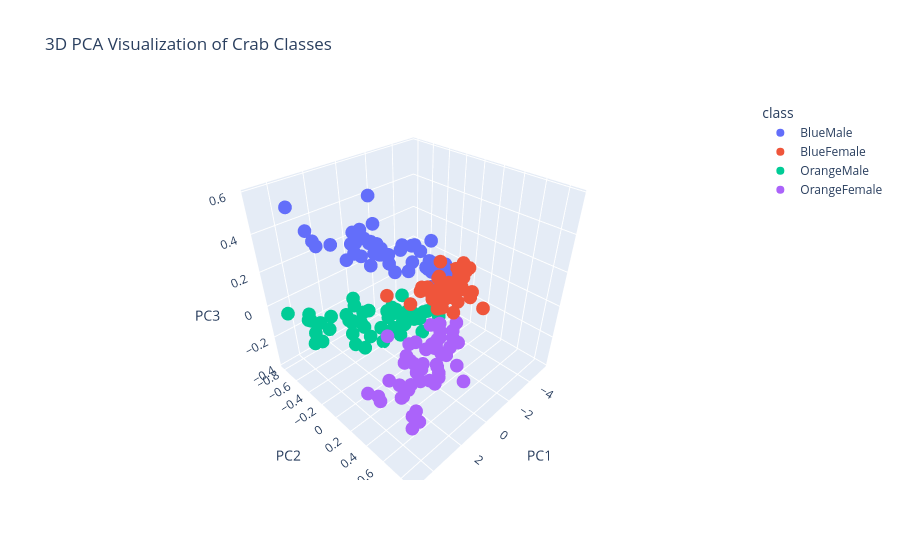

The cell this chart's notebook holds for it:
### Markdown cell above
## 14. Lets do 3D: 3D PCA Visualization

Now I use PC1, PC2, and PC3 to create a 3D visualization. This gives one more dimension than the 2D plot and can show separation more clearly.

### Code cell
# Interactive 3D PCA plot using Plotly
fig = px.scatter_3d(
    crabs_standardized,
    x="PC1",
    y="PC2",
    z="PC3",
    color="class",
    title="3D PCA Visualization of Crab Classes"
)

fig.show()
